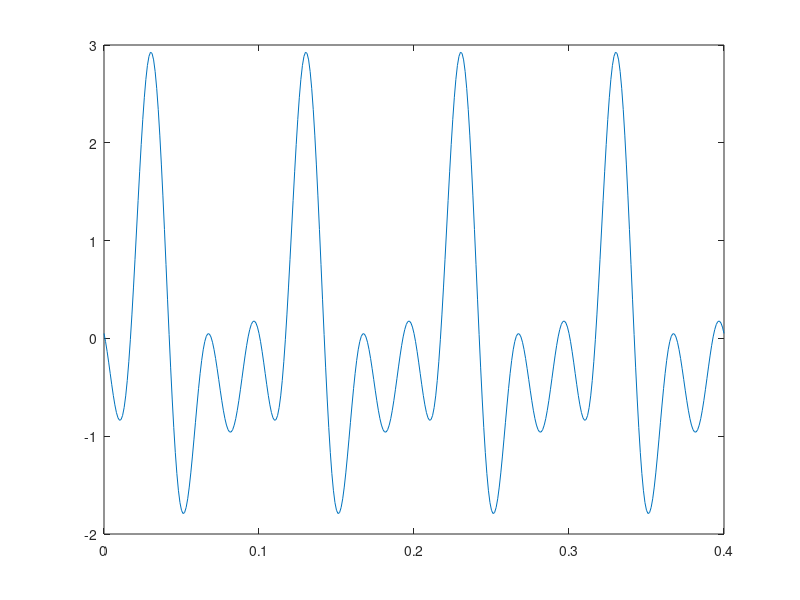

Source code (MATLAB): (Note: this script raises an error after producing the figure.)
clear
close
clc

N = 3;
A1 = 1;
A2 = A1;
A3 = A1;

f0 = 10;
T = 1/f0;
Ta = 0.001;
Ts = 0:Ta:4*T;

f1 = 10;
f2 = 20;
f3 = 30;

n = 3;
phi = zeros(n,1);
for i = 1:n
    phi(i) = (2*pi)*rand(1,1) - pi;
end

x = A1*sin(2*pi*f1*Ts+phi(1)) +...
    A2*sin(2*pi*f2*Ts+phi(2)) +...
    A3*sin(2*pi*f3*Ts+phi(3));

plot(Ts,x)
potencia = ex1_3(x,Ta,T);
fprintf("Potência = %f\n",potencia)